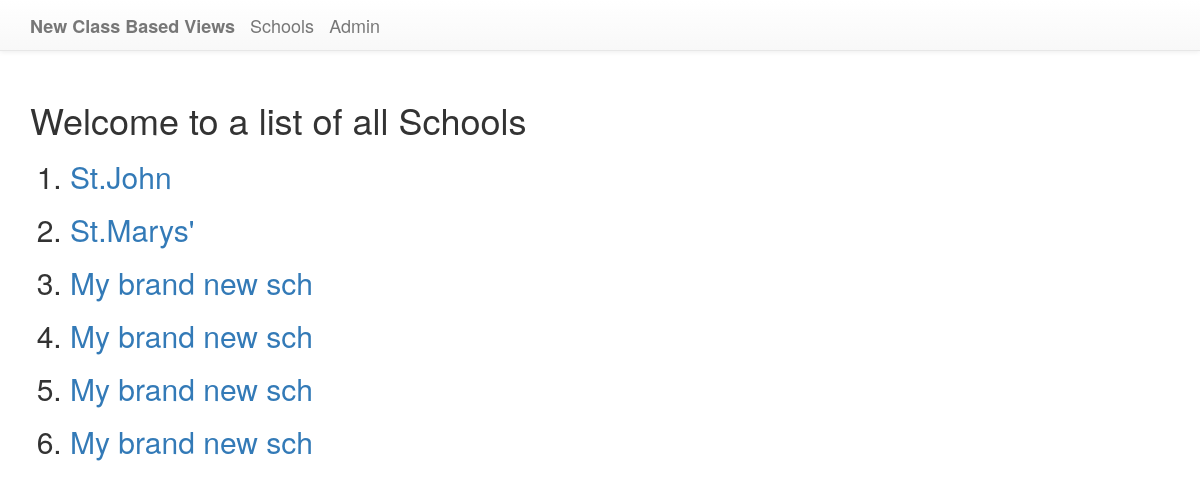
Before: /first_app/school/ with the older database file.
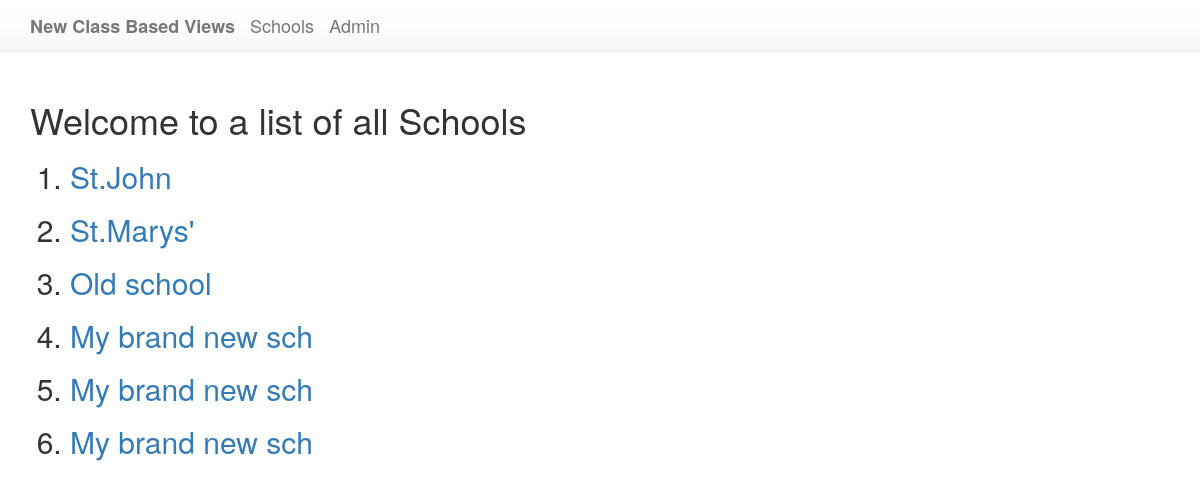
After: the same page with the newer database file.
### first_app/models.py (models this page shows, shortened)
class School(models.Model):
    name = models.CharField(max_length=254)
    principal = models.CharField(max_length=24)
    location = models.CharField(max_length=245)

### first_app/views.py (the view)
class SchoolListView(ListView):
    context_object_name = 'schools' #passing in the context name so it fetches for you all data you need
    model = models.School#telling it the model it deals with
    template_name = 'first_app/schoolList.html'#define the template it has to deal with

### first_app/templates/first_app/schoolList.html
{% extends 'first_app/first_appBase.html' %}
{% block  body_block %}
    <h1>Welcome to a list of all Schools</h1>
    <ol>
        {% for school in schools %}
        <h2>
            <li>
                <a href="{{ school.id }}"> {{ school.name }}</a>
            </li>
        </h2>
        {% endfor %}
    </ol>
{% endblock  %}

Changed rows visible on the page:
changed School: name "My brand new sch" → "Old school"
